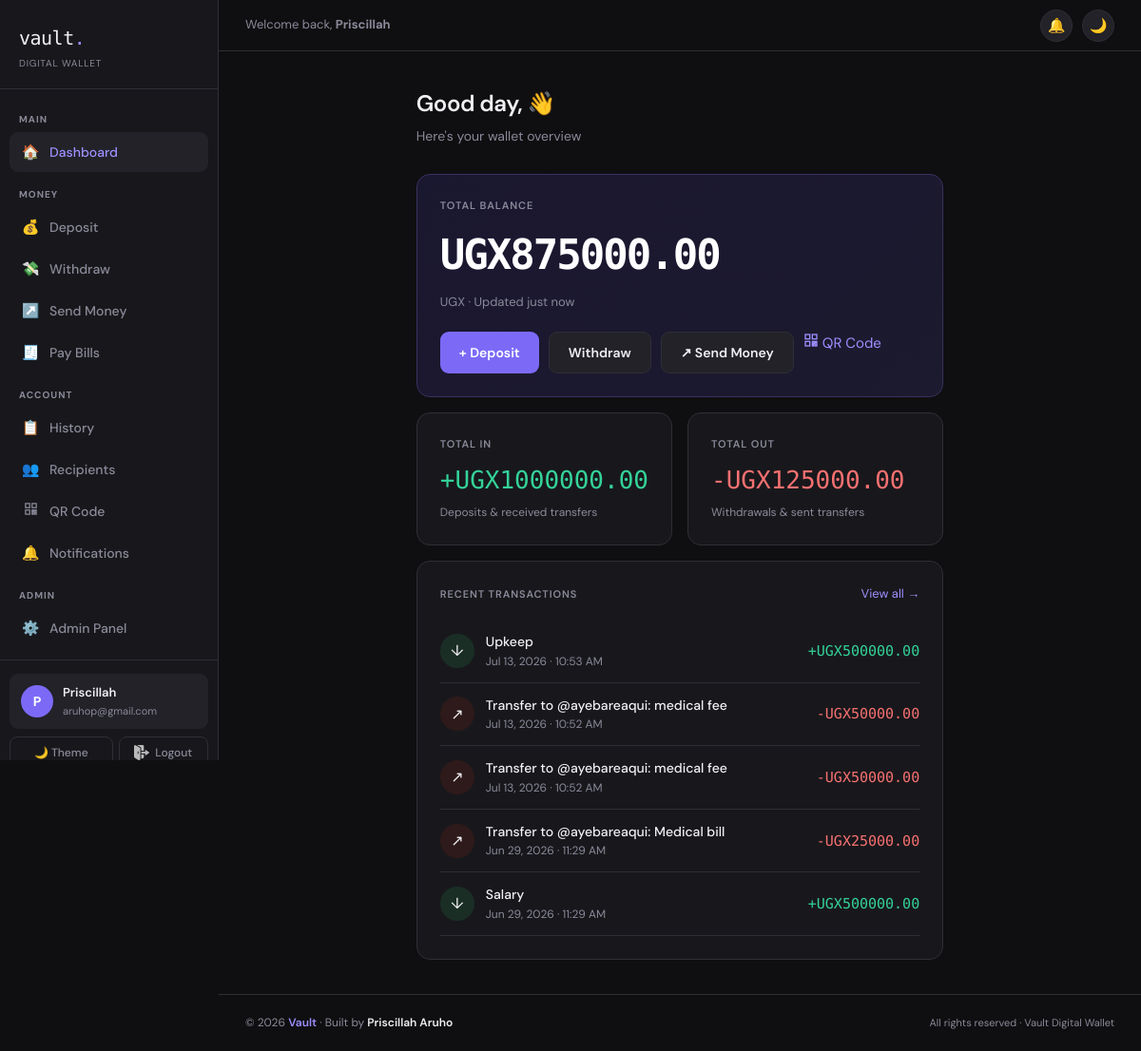
The app's page / (signed in), older data.
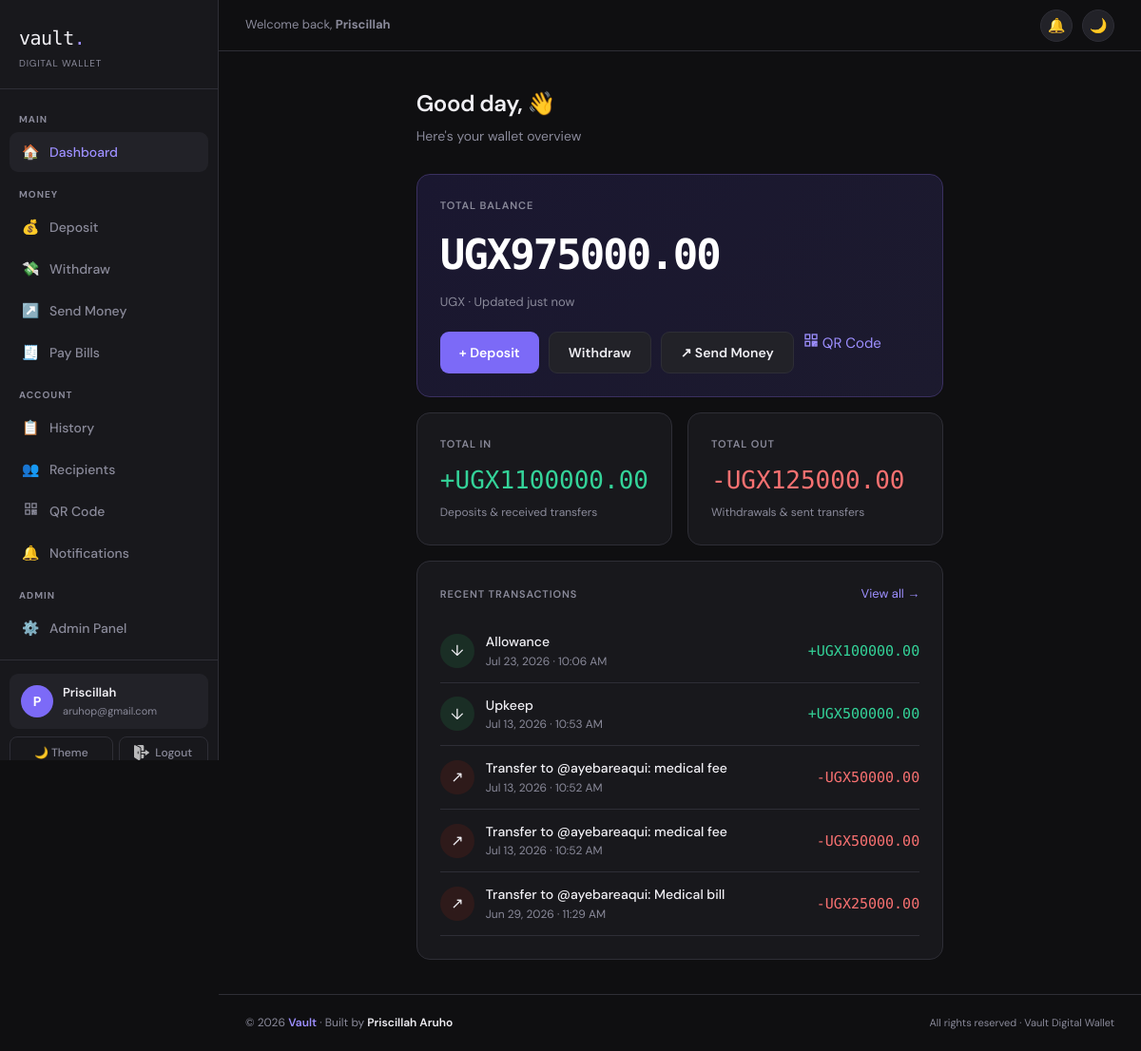
The same page, newer data.
### wallet/models.py (models this page shows, shortened)
class Wallet(models.Model):
    user = models.OneToOneField(User, on_delete=models.CASCADE, related_name='wallet')
    balance = models.DecimalField(max_digits=12, decimal_places=2, default=0.00)
    currency = models.CharField(max_length=3, default='UGX')
    created_at = models.DateTimeField(auto_now_add=True)
    updated_at = models.DateTimeField(auto_now=True)

class Transaction(models.Model):
    TRANSACTION_TYPES = [
        ('deposit', 'Deposit'),
        ('withdrawal', 'Withdrawal'),
        ('transfer_in', 'Transfer In'),
        ('transfer_out', 'Transfer Out'),
    ]
    STATUS_CHOICES = [
        ('pending', 'Pending'),
        ('completed', 'Completed'),
        ('failed', 'Failed'),
    ]
    id = models.UUIDField(primary_key=True, default=uuid.uuid4, editable=False)
    wallet = models.ForeignKey(Wallet, on_delete=models.CASCADE, related_name='transactions')
    transaction_type = models.CharField(max_length=20, choices=TRANSACTION_TYPES)
    amount = models.DecimalField(max_digits=12, decimal_places=2)
    status = models.CharField(max_length=10, choices=STATUS_CHOICES, default='completed')
    description = models.CharField(max_length=255, blank=True)
    reference = models.CharField(max_length=100, blank=True)
    created_at = models.DateTimeField(auto_now_add=True)
    class Meta:
        ordering = ['-created_at']

### wallet/views.py (the view)
# urls.py: path('', views.dashboard, name='dashboard'),
@login_required
def dashboard(request):
    wallet, _ = Wallet.objects.get_or_create(user=request.user)
    recent_txns = wallet.transactions.all()[:5]
    total_in = wallet.transactions.filter(
        transaction_type__in=['deposit', 'transfer_in'], status='completed'
    ).aggregate(t=Sum('amount'))['t'] or 0
    total_out = wallet.transactions.filter(
        transaction_type__in=['withdrawal', 'transfer_out'], status='completed'
    ).aggregate(t=Sum('amount'))['t'] or 0
    return render(request, 'wallet/dashboard.html', {
        'wallet': wallet,
        'recent_txns': recent_txns,
        'total_in': total_in,
        'total_out': total_out,
    })

### vadmin/context_processors.py (called while the page is built)
def admin_counts(request):
    if request.user.is_authenticated and request.user.is_staff:
        return {
            'pending_kyc_count': KYCDocument.objects.filter(status='pending').count(),
            'pending_withdrawal_count': WithdrawalRequest.objects.filter(status='pending').count(),
            'active_flag_count': FraudFlag.objects.filter(resolved=False).count(),
        }
    return {}

### templates/wallet/dashboard.html (shortened to what this page needs)
{% extends 'wallet/base.html' %}
{% block content %}
<div class="page">    <div class="page-header">
    <h1>Good day, {{ user.first_name }} 👋</h1>
    <p class="text-muted">Here's your wallet overview</p>
  </div>
  <div class="card" style="margin-bottom:16px; background: linear-gradient(135deg, #1a1730 0%, #1c1a2e 100%); border-color: #3a3060;">
    <div class="card-title">Total Balance</div>
    <div style="font-size:44px; font-weight:600; font-family:var(--mono); letter-spacing:-2px; color:#fff; margin: 6px 0 4px;">
      UGX<span>{{ wallet.balance|floatformat:2 }}</span>
    </div>
    <div style="font-size:13px; color:var(--muted);">{{ wallet.currency }} · Updated just now</div>
    <div style="margin-top:20px; display:flex; gap:10px; flex-wrap:wrap;">
      <a href="{% url 'deposit' %}" class="btn btn-primary">+ Deposit</a>
      <a href="{% url 'withdraw' %}" class="btn btn-ghost">Withdraw</a>
      <a href="{% url 'transfer' %}" class="btn btn-ghost">↗ Send Money</a>
      <a href="{% url 'qr_code' %}" {% if request.resolver_match.url_name == 'qr_code' %}class="active"{% endif %}>
  <span class="nav-icon">
  </span> QR Code
</a>
    </div>
  </div>
  <div class="grid-2" style="margin-bottom:16px;">
    <div class="card">
      <div class="card-title">Total In</div>
      <div style="font-size:26px; font-family:var(--mono); font-weight:500;" class="text-green">+UGX{{ total_in|floatformat:2 }}</div>
      <div style="font-size:12px; color:var(--muted); margin-top:4px;">Deposits & received transfers</div>
    </div>
    <div class="card">
      <div class="card-title">Total Out</div>
      <div style="font-size:26px; font-family:var(--mono); font-weight:500;" class="text-red">-UGX{{ total_out|floatformat:2 }}</div>
      <div style="font-size:12px; color:var(--muted); margin-top:4px;">Withdrawals & sent transfers</div>
    </div>
  </div>
  <div class="card">
    <div style="display:flex; justify-content:space-between; align-items:center; margin-bottom:16px;">
      <div class="card-title" style="margin-bottom:0;">Recent Transactions</div>
      <a href="{% url 'transactions' %}" style="font-size:13px;">View all →</a>
    </div>
    {% if recent_txns %}
      {% for txn in recent_txns %}
      <div style="display:flex; justify-content:space-between; align-items:center; padding:12px 0; border-bottom:1px solid var(--border);">
        <div style="display:flex; align-items:center; gap:12px;">
          <div style="width:36px; height:36px; border-radius:50%; display:flex; align-items:center; justify-content:center; font-size:16px; background:{% if txn.transaction_type == 'deposit' or txn.transaction_type == 'transfer_in' %}#1a2e25{% else %}#2e1a1a{% endif %};">
            {% if txn.transaction_type == 'deposit' %}↓
            {% elif txn.transaction_type == 'withdrawal' %}↑
            {% elif txn.transaction_type == 'transfer_in' %}↙
            {% else %}↗{% endif %}
          </div>
          <div>
            <div style="font-size:14px; font-weight:500;">{{ txn.description|default:txn.get_transaction_type_display }}</div>
            <div style="font-size:12px; color:var(--muted);">{{ txn.created_at|date:"M d, Y · g:i A" }}</div>
          </div>
        </div>
        <div style="font-family:var(--mono); font-size:15px; font-weight:500;"
          class="{% if txn.transaction_type == 'deposit' or txn.transaction_type == 'transfer_in' %}text-green{% else %}text-red{% endif %}">
          {% if txn.transaction_type == 'deposit' or txn.transaction_type == 'transfer_in' %}+{% else %}-{% endif %}UGX{{ txn.amount|floatformat:2 }}
        </div>
      </div>
      {% endfor %}
    {% else %}
      <div style="text-align:center; padding:32px 0; color:var(--muted); font-size:14px;">
        No transactions yet.<br>
        <a href="{% url 'deposit' %}">Make your first deposit →</a>
      </div>
    {% endif %}
  </div>
</div>
{% endblock %}

### templates/wallet/base.html (shortened to what this page needs)
<!DOCTYPE html>
<html lang="en">
<head>
  {% load static %}
</head>
<body>
{% if user.is_authenticated %}
<aside class="sidebar" id="sidebar">
  <div class="sidebar-brand">
    <div class="logo">vault<span>.</span></div>
    <div class="tagline">Digital Wallet</div>
  </div>
  <nav class="sidebar-nav">
    <div class="nav-section">Main</div>
    <a href="{% url 'dashboard' %}" {% if request.resolver_match.url_name == 'dashboard' %}class="active"{% endif %}>
      <span class="nav-icon">🏠</span> Dashboard
    </a>
    <div class="nav-section">Money</div>
    <a href="{% url 'deposit' %}" {% if request.resolver_match.url_name == 'deposit' %}class="active"{% endif %}>
      <span class="nav-icon">💰</span> Deposit
    </a>
    <a href="{% url 'withdraw' %}" {% if request.resolver_match.url_name == 'withdraw' %}class="active"{% endif %}>
      <span class="nav-icon">💸</span> Withdraw
    </a>
    <a href="{% url 'transfer' %}" {% if request.resolver_match.url_name == 'transfer' %}class="active"{% endif %}>
      <span class="nav-icon">↗️</span> Send Money
    </a>
    <a href="{% url 'utilities' %}" {% if request.resolver_match.url_name == 'utilities' %}class="active"{% endif %}>
      <span class="nav-icon">🧾</span> Pay Bills
    </a>
    <div class="nav-section">Account</div>
    <a href="{% url 'transactions' %}" {% if request.resolver_match.url_name == 'transactions' %}class="active"{% endif %}>
      <span class="nav-icon">📋</span> History
    </a>
    <a href="{% url 'recipients' %}" {% if request.resolver_match.url_name == 'recipients' %}class="active"{% endif %}>
      <span class="nav-icon">👥</span> Recipients
    </a>
    <a href="{% url 'qr_code' %}" {% if request.resolver_match.url_name == 'qr_code' %}class="active"{% endif %}>
      <span class="nav-icon">
      </span> QR Code
    </a>
    <a href="{% url 'notifications' %}" {% if request.resolver_match.url_name == 'notifications' %}class="active"{% endif %}>
      <span class="nav-icon">🔔</span> Notifications
    </a>
    {% if user.is_staff %}
    <div class="nav-section">Admin</div>
    <a href="{% url 'admin_dashboard' %}">
      <span class="nav-icon">⚙️</span> Admin Panel
    </a>
    {% endif %}
  </nav>
  <div class="sidebar-footer">
    <div class="user-info">
      <div class="user-avatar">{{ user.first_name|first|upper|default:user.username|first|upper }}</div>
      <div style="overflow:hidden; min-width:0;">
        <div class="user-name">{{ user.get_full_name|default:user.username }}</div>
        <div class="user-email">{{ user.email|truncatechars:22 }}</div>
      </div>
    </div>
    <div class="footer-btns">
      <button class="footer-btn" id="themeToggle">🌙 Theme</button>
     <form method="post" action="{% url 'logout' %}" style="flex:1;">
  <button type="submit" class="footer-btn danger" style="width:100%;">
    <img src="{% static 'logout.png' %}" alt="Logout" style="width:16px; height:16px; filter:invert(1); opacity:0.7;">
    Logout
  </button>
</form>
    </div>
  </div>
</aside>
<div class="main">
  <div class="topbar">
    <div style="display:flex; align-items:center; gap:12px;">
      <span class="topbar-left">Welcome back, <strong>{{ user.first_name|default:user.username }}</strong></span>
    </div>
    <div class="topbar-right">
      <a href="{% url 'notifications' %}" class="bell-btn">
        🔔
      </a>
      <button class="theme-btn" id="themeToggle2">🌙</button>
    </div>
  </div>
  {% block content %}{% endblock %}
  <footer style="padding: 20px 28px; border-top: 1px solid var(--border); margin-top: auto;">
    <div style="display:flex; align-items:center; justify-content:space-between; flex-wrap:wrap; gap:8px;">
      <div style="font-size:12px; color:var(--muted);">
        © 2026 <span style="color:var(--accent-light); font-weight:600;">Vault</span> · Built by <span style="color:var(--text); font-weight:600;">Priscillah Aruho</span>
      </div>
      <div style="font-size:11px; color:var(--muted);">
        All rights reserved · Vault Digital Wallet
      </div>
    </div>
  </footer>
</div>
{% else %}
  {% block unauthenticated_content %}{% endblock %}
{% endif %}
</body>
</html>

Row changes from the older to the newer data that the page shows:
no longer on this page (row unchanged): Transaction: description "Salary", created_at "Jun 29, 2026 · 11:29 AM", amount "500000.00"
changed Wallet "UGX": balance "875000.00" → "975000.00"
added Transaction: description "Allowance", created_at "Jul 23, 2026 · 10:06 AM", amount "100000.00"
Text that changed along with them:
{{ total_in|floatformat:2 }}: "1000000.00" → "1100000.00"
